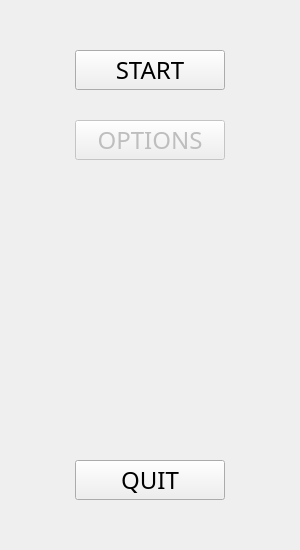
<?xml version="1.0" encoding="UTF-8"?>
<ui version="4.0">
 <class>MainWindow</class>
 <widget class="QMainWindow" name="MainWindow">
  <property name="geometry">
   <rect>
    <x>0</x>
    <y>0</y>
    <width>300</width>
    <height>550</height>
   </rect>
  </property>
  <property name="windowTitle">
   <string>MainWindow</string>
  </property>
  <widget class="QWidget" name="centralWidget">
   <property name="sizePolicy">
    <sizepolicy hsizetype="Maximum" vsizetype="Maximum">
     <horstretch>0</horstretch>
     <verstretch>0</verstretch>
    </sizepolicy>
   </property>
   <property name="maximumSize">
    <size>
     <width>300</width>
     <height>550</height>
    </size>
   </property>
   <widget class="QStackedWidget" name="stackedWidget">
    <property name="enabled">
     <bool>true</bool>
    </property>
    <property name="geometry">
     <rect>
      <x>0</x>
      <y>0</y>
      <width>300</width>
      <height>550</height>
     </rect>
    </property>
    <property name="sizePolicy">
     <sizepolicy hsizetype="Maximum" vsizetype="Maximum">
      <horstretch>0</horstretch>
      <verstretch>0</verstretch>
     </sizepolicy>
    </property>
    <property name="maximumSize">
     <size>
      <width>300</width>
      <height>550</height>
     </size>
    </property>
    <widget class="QWidget" name="menuPage">
     <property name="sizePolicy">
      <sizepolicy hsizetype="Maximum" vsizetype="Maximum">
       <horstretch>0</horstretch>
       <verstretch>0</verstretch>
      </sizepolicy>
     </property>
     <property name="maximumSize">
      <size>
       <width>300</width>
       <height>550</height>
      </size>
     </property>
     <widget class="QPushButton" name="optionsButton">
      <property name="enabled">
       <bool>false</bool>
      </property>
      <property name="geometry">
       <rect>
        <x>75</x>
        <y>120</y>
        <width>150</width>
        <height>40</height>
       </rect>
      </property>
      <property name="sizePolicy">
       <sizepolicy hsizetype="Maximum" vsizetype="Maximum">
        <horstretch>0</horstretch>
        <verstretch>0</verstretch>
       </sizepolicy>
      </property>
      <property name="maximumSize">
       <size>
        <width>150</width>
        <height>40</height>
       </size>
      </property>
      <property name="font">
       <font>
        <family>Formula1 Display Regular</family>
        <pointsize>18</pointsize>
       </font>
      </property>
      <property name="text">
       <string>OPTIONS</string>
      </property>
     </widget>
     <widget class="QPushButton" name="startButton">
      <property name="geometry">
       <rect>
        <x>75</x>
        <y>50</y>
        <width>150</width>
        <height>40</height>
       </rect>
      </property>
      <property name="sizePolicy">
       <sizepolicy hsizetype="Maximum" vsizetype="Maximum">
        <horstretch>0</horstretch>
        <verstretch>0</verstretch>
       </sizepolicy>
      </property>
      <property name="maximumSize">
       <size>
        <width>150</width>
        <height>40</height>
       </size>
      </property>
      <property name="font">
       <font>
        <family>Formula1 Display Regular</family>
        <pointsize>18</pointsize>
       </font>
      </property>
      <property name="focusPolicy">
       <enum>Qt::StrongFocus</enum>
      </property>
      <property name="text">
       <string>START</string>
      </property>
     </widget>
     <widget class="QPushButton" name="quitButton">
      <property name="geometry">
       <rect>
        <x>75</x>
        <y>460</y>
        <width>150</width>
        <height>40</height>
       </rect>
      </property>
      <property name="sizePolicy">
       <sizepolicy hsizetype="Maximum" vsizetype="Maximum">
        <horstretch>0</horstretch>
        <verstretch>0</verstretch>
       </sizepolicy>
      </property>
      <property name="maximumSize">
       <size>
        <width>150</width>
        <height>40</height>
       </size>
      </property>
      <property name="font">
       <font>
        <family>Formula1 Display Regular</family>
        <pointsize>18</pointsize>
       </font>
      </property>
      <property name="focusPolicy">
       <enum>Qt::StrongFocus</enum>
      </property>
      <property name="text">
       <string>QUIT</string>
      </property>
     </widget>
    </widget>
    <widget class="QWidget" name="optionsPage">
     <property name="sizePolicy">
      <sizepolicy hsizetype="Maximum" vsizetype="Maximum">
       <horstretch>0</horstretch>
       <verstretch>0</verstretch>
      </sizepolicy>
     </property>
     <property name="maximumSize">
      <size>
       <width>300</width>
       <height>550</height>
      </size>
     </property>
    </widget>
   </widget>
  </widget>
 </widget>
 <layoutdefault spacing="6" margin="11"/>
 <resources/>
 <connections/>
</ui>
